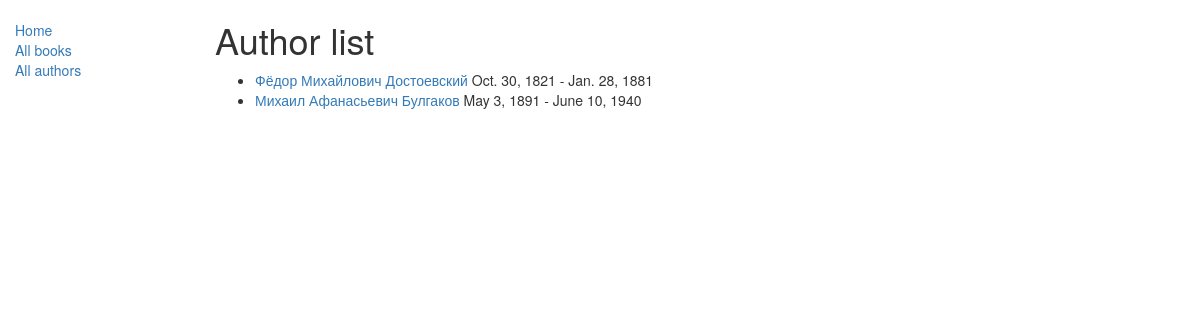
The page /catalog/authors on the database its author committed.
### catalog/models.py (models this page shows, shortened)
class Author(models.Model):
    name = models.CharField(
        max_length=100,
        null=False,
        help_text="An author's full name. (Example: W. Shakespear or Mihail Afanasievich Bulgakov)",
    )
    date_of_birth = models.DateField(
        null=True,
        blank=True,
        help_text="A date of author's birth (or Null, if unknown).",
    )
    date_of_death = models.DateField(
        null=True,
        blank=True,
        help_text="A date of author's death (or Null, if alive or unknown).",
    )
    def get_absolute_url(self) -> str:
        return f"/catalog/author/{self.pk}"

### catalog/views.py (the view)
# urls.py: path("authors", views.AuthorsListView.as_view(), name="authors"),
class AuthorsListView(generic.ListView):
    model = Author
    context_object_name = "author_list"
    queryset = Author.objects.all()
    template_name = "author/list.html"

### catalog/templates/author/list.html
{% extends "base_generic.html" %} {% block content %}
<h1>Author list</h1>
{% if author_list %}
<ul>
    {% for author in author_list %}
    <li><a href="{{ author.get_absolute_url }}"> {{ author.name }}</a> {{ author.date_of_birth }} - {{ author.date_of_death }}</li>
    {% endfor %}
</ul>
{% else %}
<p>There are no authors :c</p>
{% endif %} {% endblock %}

### rows shown on the page
Author: name "Фёдор Михайлович Достоевский", date_of_birth "Oct. 30, 1821", date_of_death "Jan. 28, 1881"
Author: name "Михаил Афанасьевич Булгаков", date_of_birth "May 3, 1891", date_of_death "June 10, 1940"
